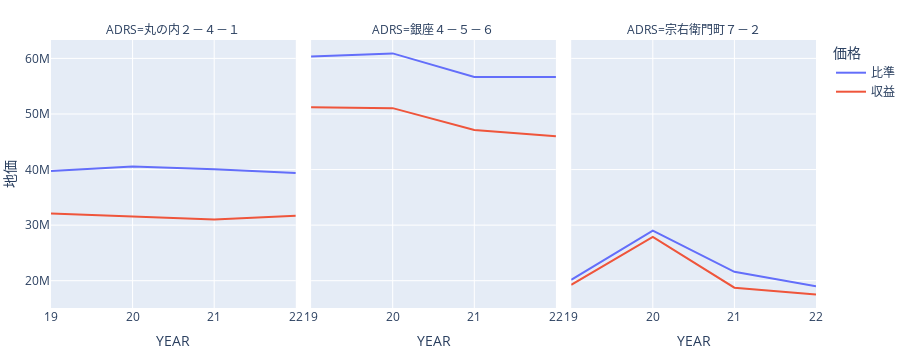

The notebook cell this image was saved under:
### Code cell
s_ids = [
    '13101005002', # 丸ビル
    '13102005022', # 山野楽器
    '27128005002', # 心斎橋
]

fig = px.line(
    df[df.ID.isin(s_ids)].set_index("ID")[[
        'PLAND_COMP19', 'PLAND_COMP20', 'PLAND_COMP21', 'PLAND_COMP22',
        'PLAND_CAP19', 'PLAND_CAP20', 'PLAND_CAP21', 'PLAND_CAP22']].T
    .stack().reset_index("ID")
    .pipe(
        lambda x: pd.DataFrame(
            np.concatenate([x.values, x.index.str.extract(r"^PLAND_([^0-9]+)([0-9]+)$").values], axis=1),
            columns=['ID', 'PLAND', 'DATA', 'YR']))
    .assign(ADRS=lambda x:x.ID.map(dict(df[["ID", "ADRS"]].values)))
    .assign(DATAJ=lambda x:x.DATA.map({'COMP':'比準', 'CAP':'収益'})),
    x='YR', y='PLAND', color='DATAJ', facet_col='ADRS', 
    labels={'YR':'YEAR', 'PLAND':'地価', 'DATAJ':'価格'},
    width=900, height=350)
fig.update_layout(margin=dict(l=0,r=0,t=40,b=0))
fig.show()

### Figure 1 — Plotly figure (JSON) as saved in the notebook; plotly's stock layout.template omitted (floating-point values rounded to 4 significant figures)
{"data": [{"hovertemplate": "価格=比準<br>ADRS=丸の内２－４－１<br>YEAR=%{x}<br>地価=%{y}<extra></extra>", "legendgroup": "比準", "line": {"color": "#636efa", "dash": "solid"}, "mode": "lines", "name": "比準", "orientation": "v", "showlegend": true, "type": "scatter", "x": ["19", "20", "21", "22"], "xaxis": "x", "y": [39750000, 40550000, 40050000, 39400000], "yaxis": "y"}, {"hovertemplate": "価格=比準<br>ADRS=銀座４－５－６<br>YEAR=%{x}<br>地価=%{y}<extra></extra>", "legendgroup": "比準", "line": {"color": "#636efa", "dash": "solid"}, "mode": "lines", "name": "比準", "orientation": "v", "showlegend": false, "type": "scatter", "x": ["19", "20", "21", "22"], "xaxis": "x2", "y": [60350000, 60900000, 56650000, 56650000], "yaxis": "y2"}, {"hovertemplate": "価格=比準<br>ADRS=宗右衛門町７－２<br>YEAR=%{x}<br>地価=%{y}<extra></extra>", "legendgroup": "比準", "line": {"color": "#636efa", "dash": "solid"}, "mode": "lines", "name": "比準", "orientation": "v", "showlegend": false, "type": "scatter", "x": ["19", "20", "21", "22"], "xaxis": "x3", "y": [20150000, 29000000, 21600000, 19000000], "yaxis": "y3"}, {"hovertemplate": "価格=収益<br>ADRS=丸の内２－４－１<br>YEAR=%{x}<br>地価=%{y}<extra></extra>", "legendgroup": "収益", "line": {"color": "#EF553B", "dash": "solid"}, "mode": "lines", "name": "収益", "orientation": "v", "showlegend": true, "type": "scatter", "x": ["19", "20", "21", "22"], "xaxis": "x", "y": [32100000, 31600000, 31000000, 31700000], "yaxis": "y"}, {"hovertemplate": "価格=収益<br>ADRS=銀座４－５－６<br>YEAR=%{x}<br>地価=%{y}<extra></extra>", "legendgroup": "収益", "line": {"color": "#EF553B", "dash": "solid"}, "mode": "lines", "name": "収益", "orientation": "v", "showlegend": false, "type": "scatter", "x": ["19", "20", "21", "22"], "xaxis": "x2", "y": [51200000, 51050000, 47100000, 46000000], "yaxis": "y2"}, {"hovertemplate": "価格=収益<br>ADRS=宗右衛門町７－２<br>YEAR=%{x}<br>地価=%{y}<extra></extra>", "legendgroup": "収益", "line": {"color": "#EF553B", "dash": "solid"}, "mode": "lines", "name": "収益", "orientation": "v", "showlegend": false, "type": "scatter", "x": ["19", "20", "21", "22"], "xaxis": "x3", "y": [19250000, 27900000, 18750000, 17500000], "yaxis": "y3"}], "layout": {"annotations": [{"font": {}, "showarrow": false, "text": "ADRS=丸の内２－４－１", "x": 0.16, "xanchor": "center", "xref": "paper", "y": 1, "yanchor": "bottom", "yref": "paper"}, {"font": {}, "showarrow": false, "text": "ADRS=銀座４－５－６", "x": 0.5, "xanchor": "center", "xref": "paper", "y": 1, "yanchor": "bottom", "yref": "paper"}, {"font": {}, "showarrow": false, "text": "ADRS=宗右衛門町７－２", "x": 0.84, "xanchor": "center", "xref": "paper", "y": 1, "yanchor": "bottom", "yref": "paper"}], "height": 350, "legend": {"title": {"text": "価格"}, "tracegroupgap": 0}, "margin": {"b": 0, "l": 0, "r": 0, "t": 40}, "width": 900, "xaxis": {"anchor": "y", "autorange": true, "domain": [0, 0.32], "range": [0, 3], "title": {"text": "YEAR"}, "type": "category"}, "xaxis2": {"anchor": "y2", "autorange": true, "domain": [0.34, 0.66], "matches": "x", "range": [0, 3], "title": {"text": "YEAR"}, "type": "category"}, "xaxis3": {"anchor": "y3", "autorange": true, "domain": [0.68, 1.0], "matches": "x", "range": [0, 3], "title": {"text": "YEAR"}, "type": "category"}, "yaxis": {"anchor": "x", "autorange": true, "domain": [0, 1], "range": [15090000.0, 63310000.0], "title": {"text": "地価"}, "type": "linear"}, "yaxis2": {"anchor": "x2", "autorange": true, "domain": [0, 1], "matches": "y", "range": [15090000.0, 63310000.0], "showticklabels": false, "type": "linear"}, "yaxis3": {"anchor": "x3", "autorange": true, "domain": [0, 1], "matches": "y", "range": [15090000.0, 63310000.0], "showticklabels": false, "type": "linear"}}}
